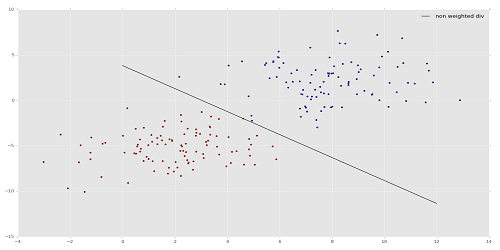
#> input picture mainsvmimage.png, 500 x 250 px, given in place of the camera
$ python Gradient.py   (older library calls are emulated)
#> lines starting #> are read from the running program, lines starting #| are printed output that depends on the picture
import cv2
import numpy as np

cap = cv2.VideoCapture(0)

while(1):

    # Take each frame
    _, frame = cap.read()
#> frame is the input picture: shape (250, 500, 3); mean B, G, R 231.8, 231.6, 231.8
    img = cv2.cvtColor(frame, cv2.COLOR_BGR2GRAY)

    laplacian = cv2.Laplacian(frame,cv2.CV_64F)
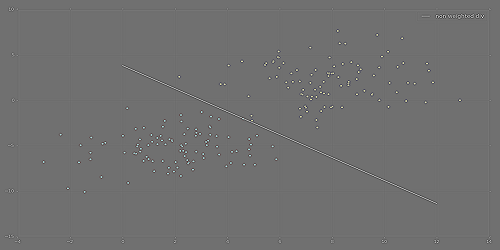
#> laplacian: shape (250, 500, 3) float64; mean B, G, R 0, 0, 0; drawn with min black and max white
    sobelx = cv2.Sobel(frame,cv2.CV_64F,1,0,ksize=5)
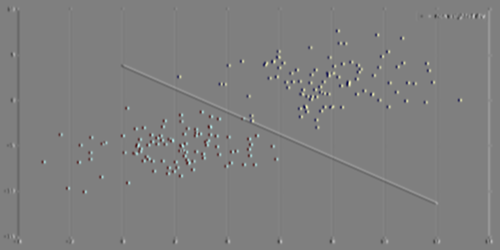
#> sobelx: shape (250, 500, 3) float64; mean B, G, R 0, 0, 0; drawn with min black and max white
    sobely = cv2.Sobel(frame,cv2.CV_64F,0,1,ksize=5)
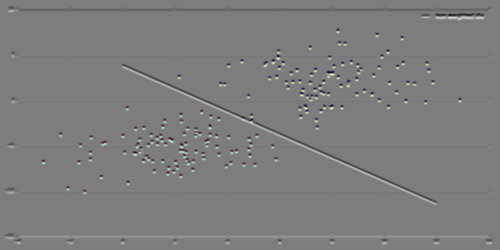
#> sobely: shape (250, 500, 3) float64; mean B, G, R 0, 0, 0; drawn with min black and max white

    cv2.imshow('Original',frame)
    cv2.imshow('laplacian',laplacian)
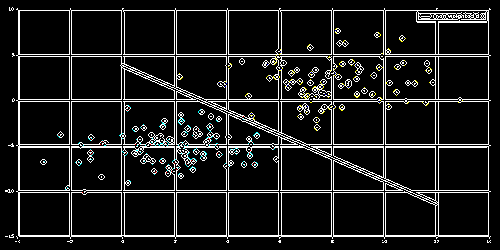
#> window 'laplacian': shape (250, 500, 3); mean B, G, R 27.4, 27.8, 27.4
    cv2.imshow('sobelx',sobelx)
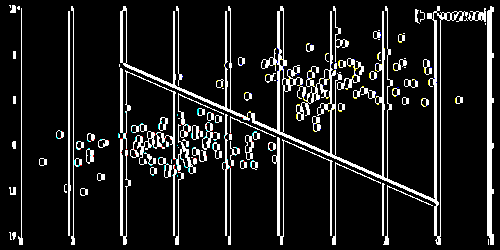
#> window 'sobelx': shape (250, 500, 3); mean B, G, R 29, 29.2, 29
    cv2.imshow('sobely',sobely)
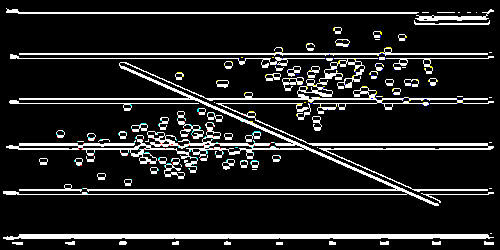
#> window 'sobely': shape (250, 500, 3); mean B, G, R 33.3, 33.5, 33.3

    k = cv2.waitKey(5) & 0xFF
#> (key Esc is pressed here)
    if k == 27:
        break

cv2.destroyAllWindows()
cap.release()
